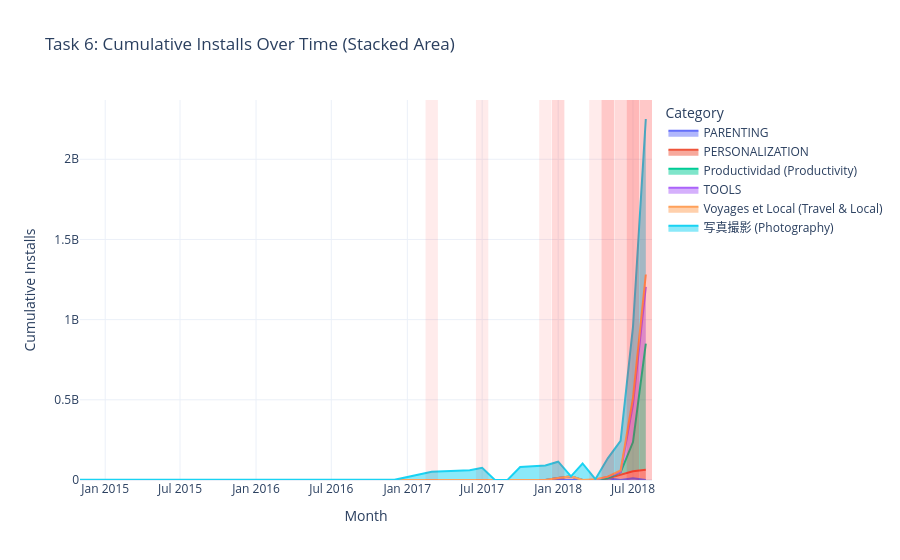

Notebook code cell kept with this figure:
### Code cell
# Step 6 & 7: Time-Gated Plotly Stacked Area Chart

if not is_within_time_window(16, 18):
    current_time = get_ist_now().strftime('%H:%M IST')
    print(f"Current time: {current_time}")
    print("This visualization is only available between 4 PM and 6 PM IST.")
else:
# if True:
    if task6_agg.shape[0] == 0:
        print("No data survived the filters. Cannot generate chart.")
    else:
        # Build base stacked area chart
        fig = px.area(
            task6_agg,
            x='Date',
            y='Cumulative_Installs',
            color='Category',
            title='Task 6: Cumulative Installs Over Time (Stacked Area)',
            groupnorm=None  # No normalization — we want raw cumulative values
        )

        # Overlay vertical shaded bands for high-growth months (>25% MoM)
        high_growth_rows = task6_agg[task6_agg['High_Growth']]
        for _, row in high_growth_rows.iterrows():
            fig.add_vrect(
                x0=row['Date'] - pd.Timedelta(days=15),
                x1=row['Date'] + pd.Timedelta(days=15),
                fillcolor='rgba(255, 0, 0, 0.08)',  # Subtle red intensity boost
                line_width=0
            )

        fig.update_layout(
            xaxis_title='Month',
            yaxis_title='Cumulative Installs',
            template='plotly_white',
            legend_title='Category',
            hovermode='x unified'
        )

        fig.show()
        print(f"Chart rendered at {get_ist_now().strftime('%H:%M:%S IST')}")

### Figure 1 — Plotly figure (JSON) as saved in the notebook; plotly's stock layout.template omitted (floating-point values rounded to 4 significant figures)
{"data": [{"fillpattern": {"shape": ""}, "hovertemplate": "Category=PARENTING<br>Date=%{x}<br>Cumulative_Installs=%{y}<extra></extra>", "legendgroup": "PARENTING", "line": {"color": "#636efa"}, "marker": {"symbol": "circle"}, "mode": "lines", "name": "PARENTING", "orientation": "v", "showlegend": true, "stackgroup": "1", "type": "scatter", "x": ["2018-03-01T00:00:00.000000", "2018-05-01T00:00:00.000000", "2018-07-01T00:00:00.000000"], "xaxis": "x", "y": [100000, 10100000, 10700000], "yaxis": "y"}, {"fillpattern": {"shape": ""}, "hovertemplate": "Category=PERSONALIZATION<br>Date=%{x}<br>Cumulative_Installs=%{y}<extra></extra>", "legendgroup": "PERSONALIZATION", "line": {"color": "#EF553B"}, "marker": {"symbol": "circle"}, "mode": "lines", "name": "PERSONALIZATION", "orientation": "v", "showlegend": true, "stackgroup": "1", "type": "scatter", "x": ["2016-12-01T00:00:00.000000", "2017-09-01T00:00:00.000000", "2018-01-01T00:00:00.000000", "2018-02-01T00:00:00.000000", "2018-06-01T00:00:00.000000", "2018-07-01T00:00:00.000000", "2018-08-01T00:00:00.000000"], "xaxis": "x", "y": [1000000, 2000000, 12000000, 22000000, 32000000, 43500000, 63500000], "yaxis": "y"}, {"fillpattern": {"shape": ""}, "hovertemplate": "Category=Productividad (Productivity)<br>Date=%{x}<br>Cumulative_Installs=%{y}<extra></extra>", "legendgroup": "Productividad (Productivity)", "line": {"color": "#00cc96"}, "marker": {"symbol": "circle"}, "mode": "lines", "name": "Productividad (Productivity)", "orientation": "v", "showlegend": true, "stackgroup": "1", "type": "scatter", "x": ["2016-10-01T00:00:00.000000", "2018-02-01T00:00:00.000000", "2018-06-01T00:00:00.000000", "2018-07-01T00:00:00.000000", "2018-08-01T00:00:00.000000"], "xaxis": "x", "y": [1000000, 1100000, 16100000, 182100000, 787100000], "yaxis": "y"}, {"fillpattern": {"shape": ""}, "hovertemplate": "Category=TOOLS<br>Date=%{x}<br>Cumulative_Installs=%{y}<extra></extra>", "legendgroup": "TOOLS", "line": {"color": "#ab63fa"}, "marker": {"symbol": "circle"}, "mode": "lines", "name": "TOOLS", "orientation": "v", "showlegend": true, "stackgroup": "1", "type": "scatter", "x": ["2017-08-01T00:00:00.000000", "2018-01-01T00:00:00.000000", "2018-05-01T00:00:00.000000", "2018-07-01T00:00:00.000000", "2018-08-01T00:00:00.000000"], "xaxis": "x", "y": [50000, 1050000, 11050000, 233650000, 353650000], "yaxis": "y"}, {"fillpattern": {"shape": ""}, "hovertemplate": "Category=Voyages et Local (Travel & Local)<br>Date=%{x}<br>Cumulative_Installs=%{y}<extra></extra>", "legendgroup": "Voyages et Local (Travel & Local)", "line": {"color": "#FFA15A"}, "marker": {"symbol": "circle"}, "mode": "lines", "name": "Voyages et Local (Travel & Local)", "orientation": "v", "showlegend": true, "stackgroup": "1", "type": "scatter", "x": ["2017-10-01T00:00:00.000000", "2018-04-01T00:00:00.000000", "2018-06-01T00:00:00.000000", "2018-07-01T00:00:00.000000", "2018-08-01T00:00:00.000000"], "xaxis": "x", "y": [50000, 5050000, 11050000, 42150000, 77250000], "yaxis": "y"}, {"fillpattern": {"shape": ""}, "hovertemplate": "Category=写真撮影 (Photography)<br>Date=%{x}<br>Cumulative_Installs=%{y}<extra></extra>", "legendgroup": "写真撮影 (Photography)", "line": {"color": "#19d3f3"}, "marker": {"symbol": "circle"}, "mode": "lines", "name": "写真撮影 (Photography)", "orientation": "v", "showlegend": true, "stackgroup": "1", "type": "scatter", "x": ["2014-11-01T00:00:00.000000", "2017-03-01T00:00:00.000000", "2017-06-01T00:00:00.000000", "2017-07-01T00:00:00.000000", "2017-10-01T00:00:00.000000", "2017-12-01T00:00:00.000000", "2018-01-01T00:00:00.000000", "2018-03-01T00:00:00.000000", "2018-05-01T00:00:00.000000", "2018-06-01T00:00:00.000000", "2018-07-01T00:00:00.000000", "2018-08-01T00:00:00.000000"], "xaxis": "x", "y": [1000000, 51000000, 61000000, 76000000, 81000000, 91000000, 101000000, 103000000, 114000000, 185000000, 443000000, 969500000], "yaxis": "y"}], "layout": {"hovermode": "x unified", "legend": {"title": {"text": "Category"}, "tracegroupgap": 0}, "shapes": [{"fillcolor": "rgba(255, 0, 0, 0.08)", "line": {"width": 0}, "type": "rect", "x0": "2018-04-16T00:00:00", "x1": "2018-05-16T00:00:00", "xref": "x", "y0": 0, "y1": 1, "yref": "y domain"}, {"fillcolor": "rgba(255, 0, 0, 0.08)", "line": {"width": 0}, "type": "rect", "x0": "2017-12-17T00:00:00", "x1": "2018-01-16T00:00:00", "xref": "x", "y0": 0, "y1": 1, "yref": "y domain"}, {"fillcolor": "rgba(255, 0, 0, 0.08)", "line": {"width": 0}, "type": "rect", "x0": "2018-07-17T00:00:00", "x1": "2018-08-16T00:00:00", "xref": "x", "y0": 0, "y1": 1, "yref": "y domain"}, {"fillcolor": "rgba(255, 0, 0, 0.08)", "line": {"width": 0}, "type": "rect", "x0": "2018-05-17T00:00:00", "x1": "2018-06-16T00:00:00", "xref": "x", "y0": 0, "y1": 1, "yref": "y domain"}, {"fillcolor": "rgba(255, 0, 0, 0.08)", "line": {"width": 0}, "type": "rect", "x0": "2018-06-16T00:00:00", "x1": "2018-07-16T00:00:00", "xref": "x", "y0": 0, "y1": 1, "yref": "y domain"}, {"fillcolor": "rgba(255, 0, 0, 0.08)", "line": {"width": 0}, "type": "rect", "x0": "2018-07-17T00:00:00", "x1": "2018-08-16T00:00:00", "xref": "x", "y0": 0, "y1": 1, "yref": "y domain"}, {"fillcolor": "rgba(255, 0, 0, 0.08)", "line": {"width": 0}, "type": "rect", "x0": "2017-12-17T00:00:00", "x1": "2018-01-16T00:00:00", "xref": "x", "y0": 0, "y1": 1, "yref": "y domain"}, {"fillcolor": "rgba(255, 0, 0, 0.08)", "line": {"width": 0}, "type": "rect", "x0": "2018-04-16T00:00:00", "x1": "2018-05-16T00:00:00", "xref": "x", "y0": 0, "y1": 1, "yref": "y domain"}, {"fillcolor": "rgba(255, 0, 0, 0.08)", "line": {"width": 0}, "type": "rect", "x0": "2018-06-16T00:00:00", "x1": "2018-07-16T00:00:00", "xref": "x", "y0": 0, "y1": 1, "yref": "y domain"}, {"fillcolor": "rgba(255, 0, 0, 0.08)", "line": {"width": 0}, "type": "rect", "x0": "2018-03-17T00:00:00", "x1": "2018-04-16T00:00:00", "xref": "x", "y0": 0, "y1": 1, "yref": "y domain"}, {"fillcolor": "rgba(255, 0, 0, 0.08)", "line": {"width": 0}, "type": "rect", "x0": "2018-06-16T00:00:00", "x1": "2018-07-16T00:00:00", "xref": "x", "y0": 0, "y1": 1, "yref": "y domain"}, {"fillcolor": "rgba(255, 0, 0, 0.08)", "line": {"width": 0}, "type": "rect", "x0": "2017-02-14T00:00:00", "x1": "2017-03-16T00:00:00", "xref": "x", "y0": 0, "y1": 1, "yref": "y domain"}, {"fillcolor": "rgba(255, 0, 0, 0.08)", "line": {"width": 0}, "type": "rect", "x0": "2017-06-16T00:00:00", "x1": "2017-07-16T00:00:00", "xref": "x", "y0": 0, "y1": 1, "yref": "y domain"}, {"fillcolor": "rgba(255, 0, 0, 0.08)", "line": {"width": 0}, "type": "rect", "x0": "2017-11-16T00:00:00", "x1": "2017-12-16T00:00:00", "xref": "x", "y0": 0, "y1": 1, "yref": "y domain"}, {"fillcolor": "rgba(255, 0, 0, 0.08)", "line": {"width": 0}, "type": "rect", "x0": "2018-04-16T00:00:00", "x1": "2018-05-16T00:00:00", "xref": "x", "y0": 0, "y1": 1, "yref": "y domain"}, {"fillcolor": "rgba(255, 0, 0, 0.08)", "line": {"width": 0}, "type": "rect", "x0": "2018-05-17T00:00:00", "x1": "2018-06-16T00:00:00", "xref": "x", "y0": 0, "y1": 1, "yref": "y domain"}, {"fillcolor": "rgba(255, 0, 0, 0.08)", "line": {"width": 0}, "type": "rect", "x0": "2018-06-16T00:00:00", "x1": "2018-07-16T00:00:00", "xref": "x", "y0": 0, "y1": 1, "yref": "y domain"}, {"fillcolor": "rgba(255, 0, 0, 0.08)", "line": {"width": 0}, "type": "rect", "x0": "2018-07-17T00:00:00", "x1": "2018-08-16T00:00:00", "xref": "x", "y0": 0, "y1": 1, "yref": "y domain"}], "title": {"text": "Task 6: Cumulative Installs Over Time (Stacked Area)"}, "xaxis": {"anchor": "y", "domain": [0, 1], "title": {"text": "Month"}}, "yaxis": {"anchor": "x", "domain": [0, 1], "title": {"text": "Cumulative Installs"}}}}
